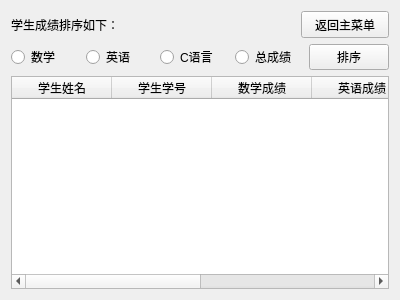
<?xml version="1.0" encoding="UTF-8"?>
<ui version="4.0">
 <class>SortWidget</class>
 <widget class="QWidget" name="SortWidget">
  <property name="geometry">
   <rect>
    <x>0</x>
    <y>0</y>
    <width>400</width>
    <height>300</height>
   </rect>
  </property>
  <property name="windowTitle">
   <string>Form</string>
  </property>
  <layout class="QGridLayout" name="gridLayout_4">
   <item row="0" column="0">
    <layout class="QGridLayout" name="gridLayout_3" rowstretch="1,1,8">
     <item row="0" column="0">
      <layout class="QGridLayout" name="gridLayout">
       <item row="0" column="0">
        <widget class="QLabel" name="label">
         <property name="sizePolicy">
          <sizepolicy hsizetype="Expanding" vsizetype="Expanding">
           <horstretch>0</horstretch>
           <verstretch>0</verstretch>
          </sizepolicy>
         </property>
         <property name="text">
          <string>学生成绩排序如下：</string>
         </property>
        </widget>
       </item>
       <item row="0" column="1">
        <spacer name="horizontalSpacer">
         <property name="orientation">
          <enum>Qt::Horizontal</enum>
         </property>
         <property name="sizeHint" stdset="0">
          <size>
           <width>40</width>
           <height>20</height>
          </size>
         </property>
        </spacer>
       </item>
       <item row="0" column="2">
        <spacer name="horizontalSpacer_2">
         <property name="orientation">
          <enum>Qt::Horizontal</enum>
         </property>
         <property name="sizeHint" stdset="0">
          <size>
           <width>40</width>
           <height>20</height>
          </size>
         </property>
        </spacer>
       </item>
       <item row="0" column="3">
        <widget class="QPushButton" name="returnButton">
         <property name="sizePolicy">
          <sizepolicy hsizetype="MinimumExpanding" vsizetype="Expanding">
           <horstretch>0</horstretch>
           <verstretch>0</verstretch>
          </sizepolicy>
         </property>
         <property name="text">
          <string>返回主菜单</string>
         </property>
        </widget>
       </item>
      </layout>
     </item>
     <item row="1" column="0">
      <layout class="QGridLayout" name="gridLayout_2">
       <item row="0" column="0">
        <widget class="QRadioButton" name="mathRadioButton">
         <property name="sizePolicy">
          <sizepolicy hsizetype="Expanding" vsizetype="Expanding">
           <horstretch>0</horstretch>
           <verstretch>0</verstretch>
          </sizepolicy>
         </property>
         <property name="text">
          <string>数学</string>
         </property>
        </widget>
       </item>
       <item row="0" column="1">
        <widget class="QRadioButton" name="enRadioButton">
         <property name="sizePolicy">
          <sizepolicy hsizetype="Expanding" vsizetype="Expanding">
           <horstretch>0</horstretch>
           <verstretch>0</verstretch>
          </sizepolicy>
         </property>
         <property name="text">
          <string>英语</string>
         </property>
        </widget>
       </item>
       <item row="0" column="2">
        <widget class="QRadioButton" name="cRadioButton">
         <property name="sizePolicy">
          <sizepolicy hsizetype="Expanding" vsizetype="Expanding">
           <horstretch>0</horstretch>
           <verstretch>0</verstretch>
          </sizepolicy>
         </property>
         <property name="text">
          <string>C语言</string>
         </property>
        </widget>
       </item>
       <item row="0" column="3">
        <widget class="QRadioButton" name="sumRadioButton">
         <property name="sizePolicy">
          <sizepolicy hsizetype="Expanding" vsizetype="Expanding">
           <horstretch>0</horstretch>
           <verstretch>0</verstretch>
          </sizepolicy>
         </property>
         <property name="text">
          <string>总成绩</string>
         </property>
        </widget>
       </item>
       <item row="0" column="4">
        <widget class="QPushButton" name="sortButton">
         <property name="sizePolicy">
          <sizepolicy hsizetype="Expanding" vsizetype="Expanding">
           <horstretch>0</horstretch>
           <verstretch>0</verstretch>
          </sizepolicy>
         </property>
         <property name="text">
          <string>排序</string>
         </property>
        </widget>
       </item>
      </layout>
     </item>
     <item row="2" column="0">
      <widget class="QTableWidget" name="stuTableWidget">
       <column>
        <property name="text">
         <string>学生姓名</string>
        </property>
       </column>
       <column>
        <property name="text">
         <string>学生学号</string>
        </property>
       </column>
       <column>
        <property name="text">
         <string>数学成绩</string>
        </property>
       </column>
       <column>
        <property name="text">
         <string>英语成绩</string>
        </property>
       </column>
       <column>
        <property name="text">
         <string>C语言成绩</string>
        </property>
       </column>
       <column>
        <property name="text">
         <string>总成绩</string>
        </property>
       </column>
      </widget>
     </item>
    </layout>
   </item>
  </layout>
 </widget>
 <resources/>
 <connections/>
</ui>
